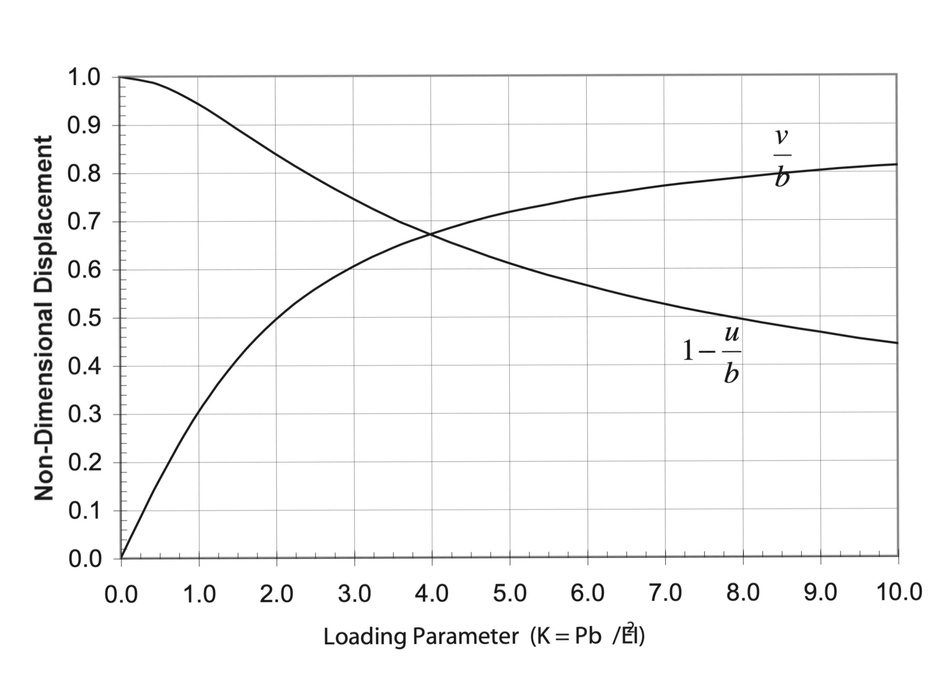
#> input picture original_image.jpg, 936 x 682 px, shrunk from 2382 x 1736 before the run
$ python crop_image.py
#> lines starting #> are read from the running program, lines starting #| are printed output that depends on the picture; after the words box and inside, x2 and y2 are one past the last pixel; in counts of white or black regions, pixels touching at a corner belong together
import cv2
import numpy as np

def crop_to_content(image, padding=5):
    # Convert to grayscale
    gray = cv2.cvtColor(image, cv2.COLOR_BGR2GRAY)

    # Find the coordinates of the bounding box of non-white pixels
    # Assuming white pixels have a value of 255 in grayscale
    coords = cv2.findNonZero(255 - gray)
    x, y, w, h = cv2.boundingRect(coords)

    # Crop the image to the bounding box
    cropped_image = image[y:y+h, x:x+w]

    # Add a white border of 5 pixels around the cropped image
    cropped_with_border = cv2.copyMakeBorder(
        cropped_image,
        top=padding, bottom=padding, left=padding, right=padding,
        borderType=cv2.BORDER_CONSTANT,
        value=[255, 255, 255]  # White color border
    )

    return cropped_with_border

# Load the images
image1 = cv2.imread('original_image.jpg')
#> image1 is the input picture: shape (682, 936, 3); min 0, max 255, mean 247.7
image2 = cv2.imread('original_image2.jpg')
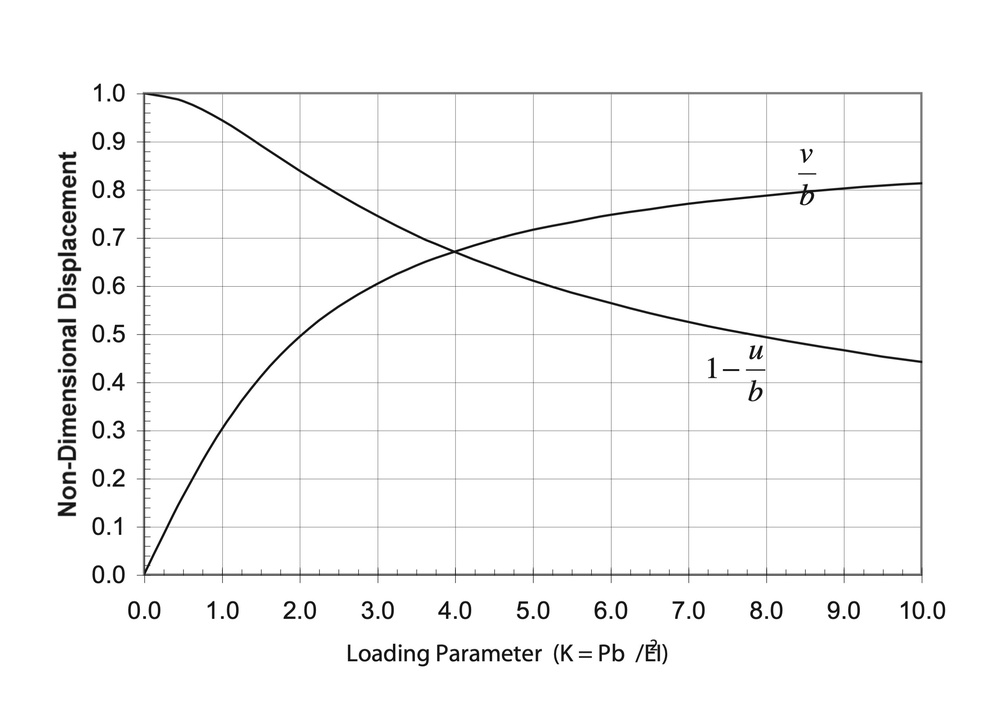
#> input picture original_image2.jpg, 984 x 717 px, shrunk from 2504 x 1826 before the run
#> image2 is the input picture: shape (717, 984, 3); min 0, max 255, mean 248

# Crop to content and add white border
cropped_image1 = crop_to_content(image1, padding=5)
#> in crop_to_content, `coords = cv2.findNonZero(255 - gray)`: coords = contour of 100992 points, box (x1, y1, x2, y2) (30, 64, 928, 656), area 141440
#> in crop_to_content, `x, y, w, h = cv2.boundingRect(coords)`: x = 30; y = 64; w = 898; h = 592
#> in crop_to_content, `cropped_image = image[y:y+h, x:x+w]`:
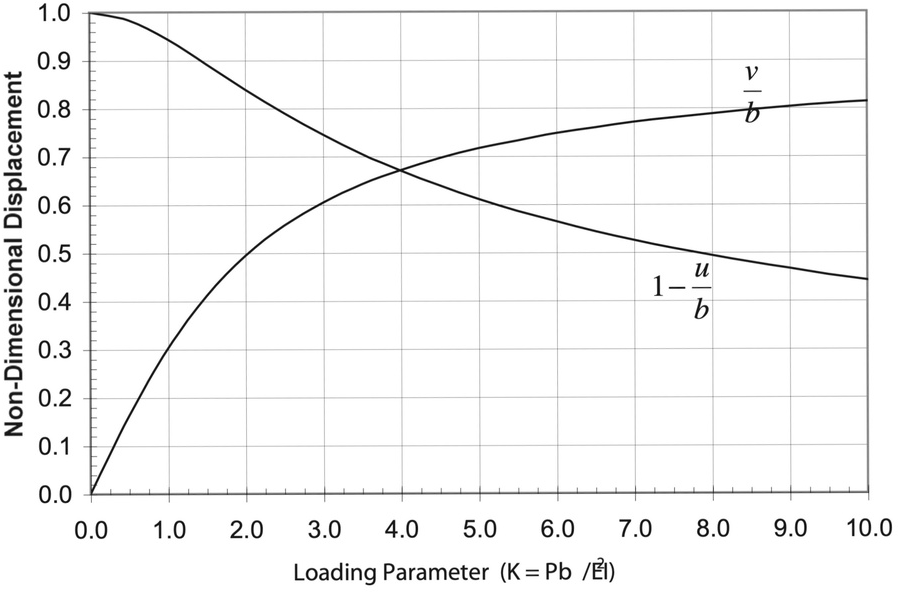
#> cropped_image: shape (592, 898, 3); min 0, max 255, mean 246.3
#> in crop_to_content, `cropped_with_border = cv2.copyMakeBorder( cropped_image, top=padding, ..`:
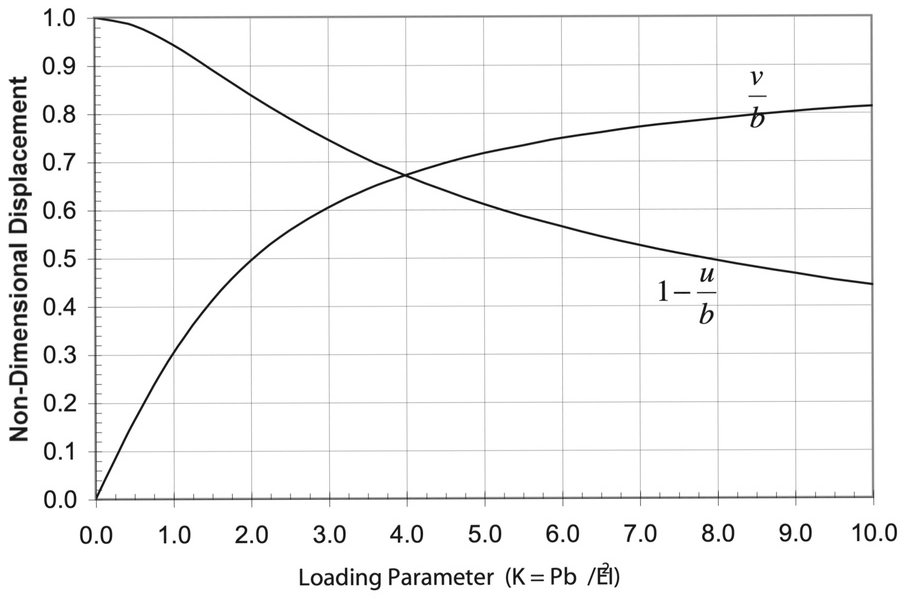
#> cropped_with_border: shape (602, 908, 3); min 0, max 255, mean 246.5
cropped_image2 = crop_to_content(image2, padding=5)
#> call 2 of crop_to_content, with padding = 5
#> in crop_to_content (call 2), `coords = cv2.findNonZero(255 - gray)`: coords = contour of 97149 points, box (x1, y1, x2, y2) (50, 80, 952, 672), area 72156
#> in crop_to_content (call 2), `x, y, w, h = cv2.boundingRect(coords)`: x = 50; y = 80; w = 902
#> in crop_to_content (call 2), `cropped_image = image[y:y+h, x:x+w]`:
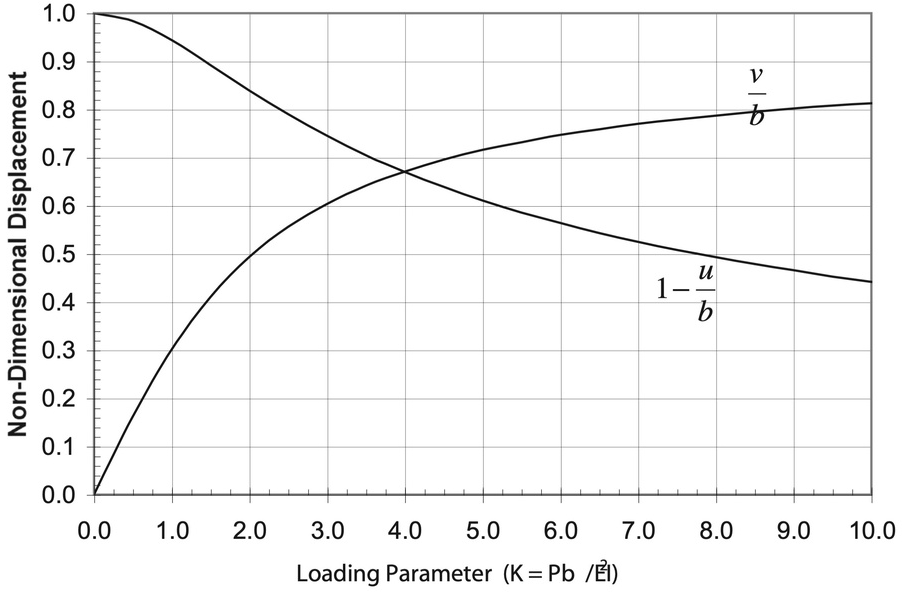
#> cropped_image: shape (592, 902, 3); min 0, max 255, mean 245.8
#> in crop_to_content (call 2), `cropped_with_border = cv2.copyMakeBorder( cropped_image, top=padding, ..`:
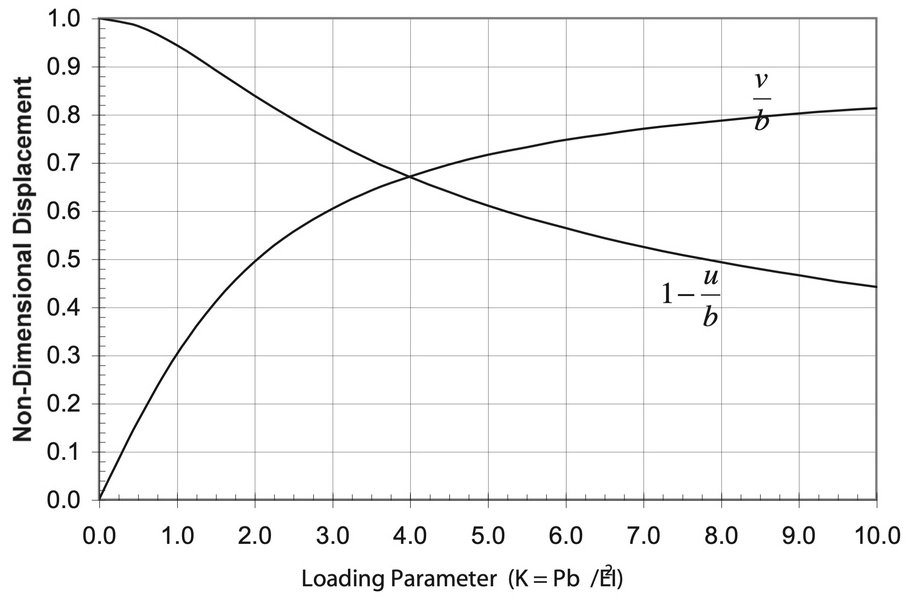
#> cropped_with_border: shape (602, 912, 3); min 0, max 255, mean 246

print(cropped_image1.shape)
#| (602, 908, 3)
print(cropped_image2.shape)
#| (602, 912, 3)

# Save or display the results
cv2.imwrite('cropped_with_border_image1.jpg', cropped_image1)
cv2.imwrite('cropped_with_border_image2.jpg', cropped_image2)

cv2.imshow('Cropped Image 1', cropped_image1)
cv2.imshow('Cropped Image 2', cropped_image2)

cv2.waitKey(0)
cv2.destroyAllWindows()
